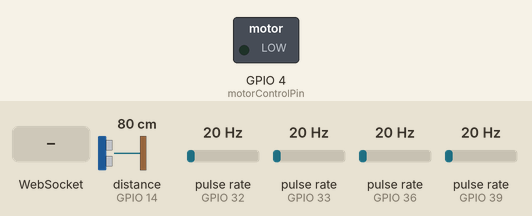
Recording of a sketch running on a simulated ESP32. Shown: switched loads named in the sketch (green lamp = pin HIGH). Wiring (inferred from the names in the program): ultrasonic range finder: trigger GPIO 27; echo GPIO 14; 4 × pulse sensor: data GPIO 32 / data GPIO 33 / data GPIO 36 / data GPIO 39. The test bench sets the inputs (shaded band); at power-on: distance to the obstacle (sensor on GPIO 14) 80 cm, pulse rate (sensors on GPIO 32, GPIO 33, GPIO 36, GPIO 39) 20 Hz. The echo pulse lasts 58.3 µs per cm; WiFi joins after 1.5 s; servers stay silent unless stated; pins used as bus, display or sensor lines are not drawn; what the sketch prints to the serial monitor is not drawn.

Above: at 3.9 s.
4.0 s: WebSocket text "motor" received
At 9.8 s:
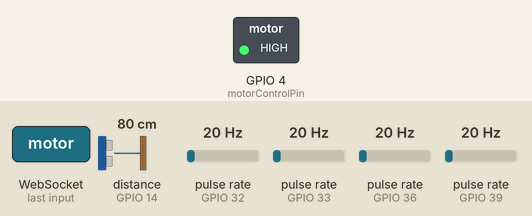
10.2 s: WebSocket text "on" received
15.2 s: WebSocket text "off" received
Timing chart, 0 to 40.2 s (numbered marks = the images above; inputs shaded):
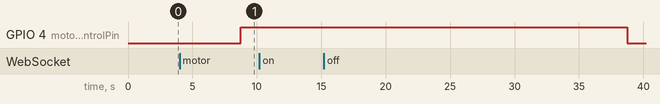

Measured:
- after the input at 10.2 s, every drawn part: stays the same

The sketch:

esp32code.ino
```cpp
#include <WiFi.h>
#include <HTTPClient.h>
#include <WebSocketsClient.h>
#include <ArduinoJson.h>

// WiFi credentials
const char* ssid = "WTC";
const char* password = "12345678";

// Server details
const char* server = "192.168.241.219";
const int httpPort = 4000;
const int wsPort = 3000;

// Device ID - hardcoded
const char* deviceId = "23232";

// WebSocket client
WebSocketsClient webSocket;

// Configuration variables (will be populated from API)
int tankCapacity = 2000;    // Default values, will be updated from API
int tankHeight = 33;        // in cm
float leakageThreshold = 500;
int dryRunThreshold = 30;   // in seconds
int lowLevelAlert = 20;     // percentage
int criticalLevel = 10;     // percentage

// Ultrasonic sensor pins
const int trigPin = 27;     // GPIO pin for TRIG
const int echoPin = 14;     // GPIO pin for ECHO

// Flow sensor pins - EXACTLY as in working code
const int flowSensor1Pin = 39;  // First floor - start
const int flowSensor2Pin = 36;  // First floor - end
const int flowSensor3Pin = 32;  // Second floor - start
const int flowSensor4Pin = 33;  // Second floor - end

// Motor control pin
const int motorControlPin = 4;

// Pulse counters - RENAMED to match working code
volatile unsigned long pulse1 = 0;
volatile unsigned long pulse2 = 0;
volatile unsigned long pulse3 = 0;
volatile unsigned long pulse4 = 0;

// Sensor Parameters - EXACTLY as in working code
const float pulsesPerLiter = 450.0;  // YF-S201 = ~450 pulses/L

// Flow variables
float flow1 = 0.0;
float flow2 = 0.0;
float flow3 = 0.0;
float flow4 = 0.0;
float totalFlow = 0.0;   // Combined flow from sensor 1 and sensor 3

// Leakage detection
bool leakageDetected = false;
int leakageFloor = 0;  // 0 = no leakage, 1 = first floor, 2 = second floor

// Total consumed water
float totalLiters = 0.0;

// Tank level
int tankLevel = 50;     // Initial default value (percentage)

// Control variables
bool motorStatus = false;  // Motor initially off
bool manualControl = false; // True when manually controlled via WebSocket
bool dryRunDetected = false;
unsigned long motorStartTime = 0;
unsigned long noFlowStartTime = 0;
bool configFetched = false;

// Timing variables
unsigned long lastTime = 0;  // For flow calculation (renamed to match working code)
const unsigned long interval = 1000;  // 1 second (as in working code)
unsigned long lastStatusSend = 0;
unsigned long lastUltrasonicReading = 0;

// Interrupt Functions - EXACTLY as in working code
void IRAM_ATTR countPulse1() { pulse1++; }
void IRAM_ATTR countPulse2() { pulse2++; }
void IRAM_ATTR countPulse3() { pulse3++; }
void IRAM_ATTR countPulse4() { pulse4++; }

// Function to fetch configuration from API
bool fetchConfiguration() {
  if (WiFi.status() != WL_CONNECTED) {
    return false;
  }

  HTTPClient http;
  String url = "http://" + String(server) + ":" + String(httpPort) + "/api/v1/device-config/" + String(deviceId);

  Serial.print("Fetching configuration from: ");
  Serial.println(url);

  http.begin(url);
  int httpResponseCode = http.GET();

  if (httpResponseCode > 0) {
    Serial.print("HTTP Response code: ");
    Serial.println(httpResponseCode);

    String payload = http.getString();
    Serial.println("Response payload:");
    Serial.println(payload);

    // Parse JSON response
    StaticJsonDocument<512> doc;
    DeserializationError error = deserializeJson(doc, payload);

    if (!error && doc["success"] == true) {
      // Extract configuration values
      tankCapacity = doc["device"]["tankCapacity"];
      tankHeight = doc["device"]["tankHeight"];
      leakageThreshold = doc["device"]["leakageThreshold"];
      dryRunThreshold = doc["device"]["dryRunThreshold"];
      lowLevelAlert = doc["device"]["lowLevelAlert"];
      criticalLevel = doc["device"]["criticalLevel"];

      Serial.println("Configuration loaded successfully:");
      Serial.print("Tank Capacity: "); Serial.println(tankCapacity);
      Serial.print("Tank Height: "); Serial.println(tankHeight);
      Serial.print("Leakage Threshold: "); Serial.println(leakageThreshold);
      Serial.print("Dry Run Threshold: "); Serial.println(dryRunThreshold);
      Serial.print("Low Level Alert: "); Serial.println(lowLevelAlert);
      Serial.print("Critical Level: "); Serial.println(criticalLevel);

      http.end();
      return true;
    } else {
      Serial.println("JSON parsing failed or API returned error");
    }
  } else {
    Serial.print("Error on HTTP request. Error code: ");
    Serial.println(httpResponseCode);
  }

  http.end();
  return false;
}

// Connect to WebSocket server
void connectWebSocket() {
  String url = "/?deviceId=" + String(deviceId);
  webSocket.begin(server, wsPort, url);
  webSocket.onEvent(webSocketEvent);
  webSocket.setReconnectInterval(5000);
  Serial.println("WebSocket connection initiated");
}

// WebSocket event handler
void webSocketEvent(WStype_t type, uint8_t * payload, size_t length) {
  if (type == WStype_CONNECTED) {
    Serial.println("[WS] Connected");
  } else if (type == WStype_DISCONNECTED) {
    Serial.println("[WS] Disconnected");
  } else if (type == WStype_TEXT) {
    // Process incoming commands
    String text = String((char*)payload);
    Serial.println("Received: " + text);

    StaticJsonDocument<256> doc;
    DeserializationError error = deserializeJson(doc, text);

    if (!error) {
      processCommand(doc);
    } else {
      Serial.println("JSON parse error");
    }
  }
}

// Process commands received via WebSocket
void processCommand(JsonDocument& doc) {
  if (doc.containsKey("command")) {
    String command = doc["command"].as<String>();

    if (command == "motor") {
      String status = doc["status"].as<String>();

      // Set manual control flag
      manualControl = true;

      // Change motor status based on command
      if (status == "on" && !dryRunDetected) {
        setMotorStatus(true);
        Serial.println("Motor manually turned ON");
      } else if (status == "off") {
        setMotorStatus(false);
        Serial.println("Motor manually turned OFF");
      } else if (status == "on" && dryRunDetected) {
        Serial.println("Cannot turn on motor - dry run condition detected");
      }
    } else if (command == "auto") {
      // Return to automatic control
      manualControl = false;
      Serial.println("Returning to automatic motor control");
    } else if (command == "reset") {
      // Reset dry run condition
      dryRunDetected = false;
      Serial.println("Dry run condition reset");
    }
  }
}

// Set motor status and handle related logic
void setMotorStatus(bool status) {
  motorStatus = status;
  digitalWrite(motorControlPin, motorStatus ? HIGH : LOW);

  if (motorStatus) {
    motorStartTime = millis();
    noFlowStartTime = 0; // Reset no flow timer
  }
}

// Read water level using ultrasonic sensor
void measureWaterLevel() {
  digitalWrite(trigPin, LOW);
  delayMicroseconds(2);
  digitalWrite(trigPin, HIGH);
  delayMicroseconds(10);
  digitalWrite(trigPin, LOW);

  long duration = pulseIn(echoPin, HIGH, 30000); // 30ms timeout

  // Calculate distance in cm
  float distance = duration * 0.034 / 2;

  // Constrain distance to tank height
  distance = constrain(distance, 0, tankHeight);

  // Convert distance to water level percentage (empty = tankHeight, full = 0)
  int newLevel = map(distance, tankHeight, 0, 0, 100);

  // Apply some smoothing to avoid erratic readings
  tankLevel = (tankLevel * 0.7) + (newLevel * 0.3);

  Serial.print("Distance: ");
  Serial.print(distance);
  Serial.print("cm, Tank Level: ");
  Serial.println(tankLevel);
}

// Calculate flow and check for leakage - COMPLETELY rewritten to match working code
void calculateFlowAndCheckLeakage() {
  if (millis() - lastTime >= interval) {
    lastTime = millis();

    // Safely read and reset pulse counts - EXACTLY as in working code
    noInterrupts();
    unsigned long p1 = pulse1;
    unsigned long p2 = pulse2;
    unsigned long p3 = pulse3;
    unsigned long p4 = pulse4;
    pulse1 = pulse2 = pulse3 = pulse4 = 0;
    interrupts();

    // Calculate flow rate in L/min - EXACTLY as in working code
    flow1 = (p1 / pulsesPerLiter) * 60.0;  // First floor start
    flow2 = (p2 / pulsesPerLiter) * 60.0;  // First floor end
    flow3 = (p3 / pulsesPerLiter) * 60.0;  // Second floor start
    flow4 = (p4 / pulsesPerLiter) * 60.0;  // Second floor end

    // Update total flow - using sensor 1 and sensor 3 as specified
    totalFlow = (flow1 + flow3) / 2.0;

    // Accumulate total consumed (very simple integration)
    float litersThisCycle = ((p1 + p3) / pulsesPerLiter);
    totalLiters += litersThisCycle;

    // Display flow info - EXACTLY as in working code
    Serial.println("-------- FLOW RATES --------");
    Serial.print("1st Floor Start:  "); Serial.print(flow1, 2); Serial.println(" L/min");
    Serial.print("1st Floor End:    "); Serial.print(flow2, 2); Serial.println(" L/min");
    Serial.print("2nd Floor Start:  "); Serial.print(flow3, 2); Serial.println(" L/min");
    Serial.print("2nd Floor End:    "); Serial.print(flow4, 2); Serial.println(" L/min");
    Serial.println("-----------------------------");

    // Detect leakage - EXACTLY as in working code
    // bool firstFloorLeak = (flow1 > 1 && flow2 == 0) || (flow1 == 1 && flow2 > 0);
    // bool secondFloorLeak = (flow3 > 1 && flow4 == 0) || (flow3 == 1 && flow4 > 0);
    bool firstFloorLeak = false;
    bool secondFloorLeak = false;

    // Update leakage status
    leakageDetected = firstFloorLeak || secondFloorLeak;

    // Set leakage floor
    if (firstFloorLeak) {
      leakageFloor = 1;
    } else if (secondFloorLeak) {
      leakageFloor = 2;
    } else {
      leakageFloor = 0;
    }

    // First floor status - EXACTLY as in working code
    if (firstFloorLeak) {
      Serial.println("⚠️  Leakage detected on First Floor!");
    } else if (flow1 > 0 && flow2 > 0) {
      Serial.println("✅  First Floor - Normal Flow.");
    }

    // Second floor status - EXACTLY as in working code
    if (secondFloorLeak) {
      Serial.println("⚠️  Leakage detected on Second Floor!");
    } else if (flow3 > 0 && flow4 > 0) {
      Serial.println("✅  Second Floor - Normal Flow.");
    }

    Serial.println();
  }
}

// Check for dry run condition
void checkDryRun() {
  static int waterLevelAtStart = 0;

  if (motorStatus) {
    // If the motor just started, record the current water level
    if (noFlowStartTime == 0) {
      noFlowStartTime = millis();
      waterLevelAtStart = tankLevel;
      Serial.printf("Motor started. Initial water level: %d%%\n", waterLevelAtStart);
    } else {
      // Check if water level has increased since motor started
      int levelChange = tankLevel - waterLevelAtStart;

      // Calculate how long the motor has been running
      unsigned long motorRunTime = millis() - noFlowStartTime;

      // Debug output
      if (motorRunTime % 5000 == 0) {  // Print every 5 seconds to avoid flooding serial
        Serial.printf("Motor running for %d seconds. Level change: %d%%\n",
                     motorRunTime / 1000, levelChange);
      }

      // Check if the threshold time has elapsed without sufficient level increase
      if (motorRunTime > (dryRunThreshold * 1000)) {
        // If water level hasn't increased by at least 1%, consider it a dry run
        if (levelChange < 1) {
          dryRunDetected = true;
          setMotorStatus(false);
          Serial.println("DRY RUN DETECTED! Water level did not increase. Motor turned OFF for protection");
        } else {
          // If we've passed the threshold time and level increased enough, reset the timer
          // to continue monitoring in chunks of threshold time
          noFlowStartTime = millis();
          waterLevelAtStart = tankLevel;
          Serial.println("Water level increased sufficiently, continuing operation");
        }
      }
    }
  } else {
    // Reset no-flow timer when motor is off
    noFlowStartTime = 0;
  }
}

// Automatic motor control based on tank level
void automaticMotorControl() {
  // Only apply automatic control if not in manual mode
  if (!manualControl) {
    // Turn on motor if level drops below lowLevelAlert
    if (tankLevel <= lowLevelAlert && !motorStatus && !dryRunDetected) {
      setMotorStatus(true);
      Serial.println("AUTO: Motor turned ON - low water level");
    }
    // Turn off motor if tank is nearly full
    else if (tankLevel >= 95 && motorStatus) {
      setMotorStatus(false);
      Serial.println("AUTO: Motor turned OFF - tank full");
    }
  }
}

// Send current status to server
void sendStatusToServer() {
  if (webSocket.isConnected()) {
    StaticJsonDocument<512> data;
    data["deviceId"] = deviceId;
    data["level"] = tankLevel;
    data["motorStatus"] = motorStatus ? "on" : "off";
    data["dryRun"] = dryRunDetected;
    data["leakage"] = false;      // Added leakage status
    data["leakageFloor"] = 0;    // Added leakage floor
    data["totalConsumed"] = totalLiters;    // Using first sensors only
    data["flowRate"] = totalFlow;           // Average flow rate from first sensors
    data["floor1Flow"] = flow1;             // Added first floor flow
    data["floor2Flow"] = flow3;             // Added second floor flow
    data["autoMode"] = !manualControl;

    String jsonStr;
    serializeJson(data, jsonStr);
    webSocket.sendTXT(jsonStr);

    Serial.println("Sent status: " + jsonStr);
  }
}

void setup() {
  Serial.begin(115200);
  delay(1000);

  // Set pin modes
  pinMode(motorControlPin, OUTPUT);
  digitalWrite(motorControlPin, LOW);  // Ensure motor is off

  pinMode(trigPin, OUTPUT);
  pinMode(echoPin, INPUT);

  // Flow sensor setup - EXACTLY as in working code
  pinMode(flowSensor1Pin, INPUT);
  pinMode(flowSensor2Pin, INPUT);
  pinMode(flowSensor3Pin, INPUT);
  pinMode(flowSensor4Pin, INPUT);

  // Attach interrupt handlers - EXACTLY as in working code
  attachInterrupt(digitalPinToInterrupt(flowSensor1Pin), countPulse1, RISING);
  attachInterrupt(digitalPinToInterrupt(flowSensor2Pin), countPulse2, RISING);
  attachInterrupt(digitalPinToInterrupt(flowSensor3Pin), countPulse3, RISING);
  attachInterrupt(digitalPinToInterrupt(flowSensor4Pin), countPulse4, RISING);

  // Connect to WiFi
  WiFi.begin(ssid, password);
  Serial.println("Connecting to WiFi...");

  while (WiFi.status() != WL_CONNECTED) {
    delay(500);
    Serial.print(".");
  }

  Serial.println("\nWiFi connected");
  Serial.print("IP address: ");
  Serial.println(WiFi.localIP());

  // Fetch configuration from API
  configFetched = fetchConfiguration();

  if (!configFetched) {
    Serial.println("WARNING: Using default configuration values");
  }

  // Connect to WebSocket server
  connectWebSocket();

  // Initialize timing variables
  lastTime = millis();
  lastStatusSend = millis();
  lastUltrasonicReading = millis();

  Serial.println("System initialization complete");
}

void loop() {
  // Handle WebSocket connection
  webSocket.loop();

  // Reconnect WiFi if disconnected
  if (WiFi.status() != WL_CONNECTED) {
    Serial.println("WiFi Disconnected, reconnecting...");
    WiFi.begin(ssid, password);

    // Wait for reconnection (with timeout)
    unsigned long reconnectStart = millis();
    while (WiFi.status() != WL_CONNECTED && (millis() - reconnectStart < 10000)) {
      delay(500);
      Serial.print(".");
    }

    if (WiFi.status() == WL_CONNECTED) {
      Serial.println("\nWiFi reconnected");
      // Try to reconnect WebSocket after WiFi reconnection
      connectWebSocket();
    }
  }

  // Read water level every 2 seconds
  if (millis() - lastUltrasonicReading > 2000) {
    measureWaterLevel();
    lastUltrasonicReading = millis();
  }

  // Calculate flow rates and check for leakage
  calculateFlowAndCheckLeakage();

  // Check for dry run condition
  checkDryRun();

  // Apply automatic motor control logic
  automaticMotorControl();

  // Send status update every 5 seconds
  if (millis() - lastStatusSend > 5000) {
    sendStatusToServer();
    lastStatusSend = millis();
  }
}
```
